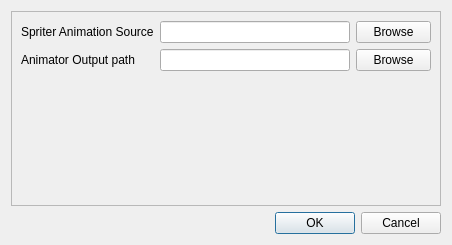
<?xml version="1.0" encoding="UTF-8"?>
<ui version="4.0">
 <class>NewAnimatorDialog</class>
 <widget class="QDialog" name="NewAnimatorDialog">
  <property name="geometry">
   <rect>
    <x>0</x>
    <y>0</y>
    <width>452</width>
    <height>245</height>
   </rect>
  </property>
  <property name="windowTitle">
   <string>Dialog</string>
  </property>
  <layout class="QGridLayout" name="gridLayout">
   <item row="0" column="0">
    <widget class="QFrame" name="frame">
     <property name="frameShape">
      <enum>QFrame::StyledPanel</enum>
     </property>
     <property name="frameShadow">
      <enum>QFrame::Raised</enum>
     </property>
     <layout class="QGridLayout" name="gridLayout_2">
      <item row="1" column="0">
       <widget class="QLabel" name="label_2">
        <property name="text">
         <string>Animator Output path</string>
        </property>
       </widget>
      </item>
      <item row="0" column="2">
       <widget class="QPushButton" name="btnBrowseSource">
        <property name="maximumSize">
         <size>
          <width>75</width>
          <height>16777215</height>
         </size>
        </property>
        <property name="text">
         <string>Browse</string>
        </property>
       </widget>
      </item>
      <item row="0" column="1">
       <widget class="QLineEdit" name="lineEditSourcePath"/>
      </item>
      <item row="1" column="1">
       <widget class="QLineEdit" name="lineEditOutputPath"/>
      </item>
      <item row="1" column="2">
       <widget class="QPushButton" name="btnBrowseOutput">
        <property name="maximumSize">
         <size>
          <width>75</width>
          <height>16777215</height>
         </size>
        </property>
        <property name="text">
         <string>Browse</string>
        </property>
       </widget>
      </item>
      <item row="0" column="0">
       <widget class="QLabel" name="label">
        <property name="text">
         <string>Spriter Animation Source</string>
        </property>
       </widget>
      </item>
      <item row="2" column="0">
       <spacer name="verticalSpacer">
        <property name="orientation">
         <enum>Qt::Vertical</enum>
        </property>
        <property name="sizeHint" stdset="0">
         <size>
          <width>20</width>
          <height>40</height>
         </size>
        </property>
       </spacer>
      </item>
     </layout>
    </widget>
   </item>
   <item row="1" column="0">
    <widget class="QDialogButtonBox" name="buttonBox">
     <property name="orientation">
      <enum>Qt::Horizontal</enum>
     </property>
     <property name="standardButtons">
      <set>QDialogButtonBox::Cancel|QDialogButtonBox::Ok</set>
     </property>
    </widget>
   </item>
  </layout>
 </widget>
 <resources/>
 <connections>
  <connection>
   <sender>buttonBox</sender>
   <signal>accepted()</signal>
   <receiver>NewAnimatorDialog</receiver>
   <slot>accept()</slot>
   <hints>
    <hint type="sourcelabel">
     <x>248</x>
     <y>254</y>
    </hint>
    <hint type="destinationlabel">
     <x>157</x>
     <y>274</y>
    </hint>
   </hints>
  </connection>
  <connection>
   <sender>buttonBox</sender>
   <signal>rejected()</signal>
   <receiver>NewAnimatorDialog</receiver>
   <slot>reject()</slot>
   <hints>
    <hint type="sourcelabel">
     <x>316</x>
     <y>260</y>
    </hint>
    <hint type="destinationlabel">
     <x>286</x>
     <y>274</y>
    </hint>
   </hints>
  </connection>
 </connections>
</ui>
